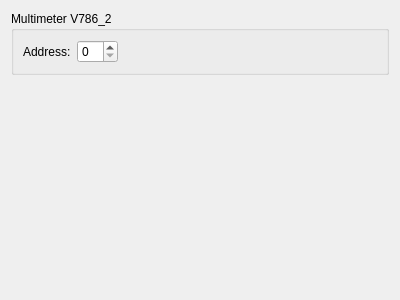
<?xml version="1.0" encoding="UTF-8"?>
<ui version="4.0">
 <class>Worker_fake_v786_2</class>
 <widget class="QWidget" name="Worker_fake_v786_2">
  <property name="geometry">
   <rect>
    <x>0</x>
    <y>0</y>
    <width>400</width>
    <height>300</height>
   </rect>
  </property>
  <property name="windowTitle">
   <string>Form</string>
  </property>
  <layout class="QVBoxLayout" name="verticalLayout">
   <item>
    <widget class="QGroupBox" name="groupBox">
     <property name="sizePolicy">
      <sizepolicy hsizetype="Preferred" vsizetype="Fixed">
       <horstretch>0</horstretch>
       <verstretch>0</verstretch>
      </sizepolicy>
     </property>
     <property name="title">
      <string>Multimeter V786_2</string>
     </property>
     <layout class="QHBoxLayout" name="horizontalLayout_2">
      <item>
       <widget class="QLabel" name="label">
        <property name="text">
         <string>Address:</string>
        </property>
       </widget>
      </item>
      <item>
       <widget class="QSpinBox" name="sb_address"/>
      </item>
      <item>
       <spacer name="horizontalSpacer_2">
        <property name="orientation">
         <enum>Qt::Horizontal</enum>
        </property>
        <property name="sizeHint" stdset="0">
         <size>
          <width>40</width>
          <height>20</height>
         </size>
        </property>
       </spacer>
      </item>
     </layout>
    </widget>
   </item>
   <item>
    <widget class="LogBox" name="log_widget" native="true"/>
   </item>
  </layout>
 </widget>
 <customwidgets>
  <customwidget>
   <class>LogBox</class>
   <extends>QWidget</extends>
   <header>logbox.hpp</header>
   <container>1</container>
  </customwidget>
 </customwidgets>
 <resources/>
 <connections/>
</ui>
